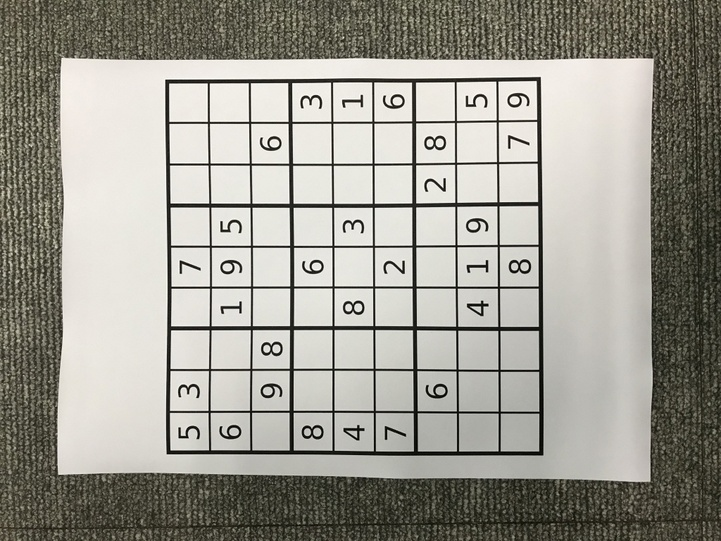
#> input picture sIMG_2164.jpg, 721 x 541 px, shrunk from 1024 x 768 before the run
$ jupyter execute chap154.ipynb
#> lines starting #> are read from the running program, lines starting #| are printed output that depends on the picture
#### 1.5.4 Introduction to SIFT(Scale-Invariant Feature Transform)

[cell 1]
import cv2
import numpy as np
from matplotlib import pyplot as plt

[cell 2]
img = cv2.imread('sIMG_2164.jpg')
#> img is the input picture: shape (541, 721, 3); mean B, G, R 146.1, 155.2, 157.1
gray= cv2.cvtColor(img,cv2.COLOR_BGR2GRAY)
sift = cv2.SIFT_create()
kp, des = sift.detectAndCompute(gray,None)
#> kp = 4990 keypoints; strongest (x, y, size): (485, 106, 1.9), (509, 147, 1.9), (344, 106, 1.8), (528, 143, 2)
img=cv2.drawKeypoints(gray,kp, img)
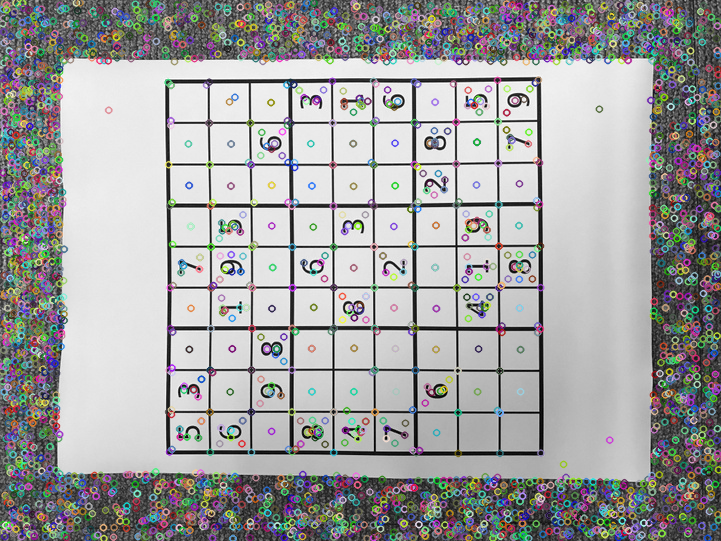
#> img: shape (541, 721, 3); mean B, G, R 160.6, 160.6, 160.4
cv2.imwrite('sift_keypoints.jpg',img)
plt.imshow(img)

[cell 3]
img = cv2.imread('view1.png')
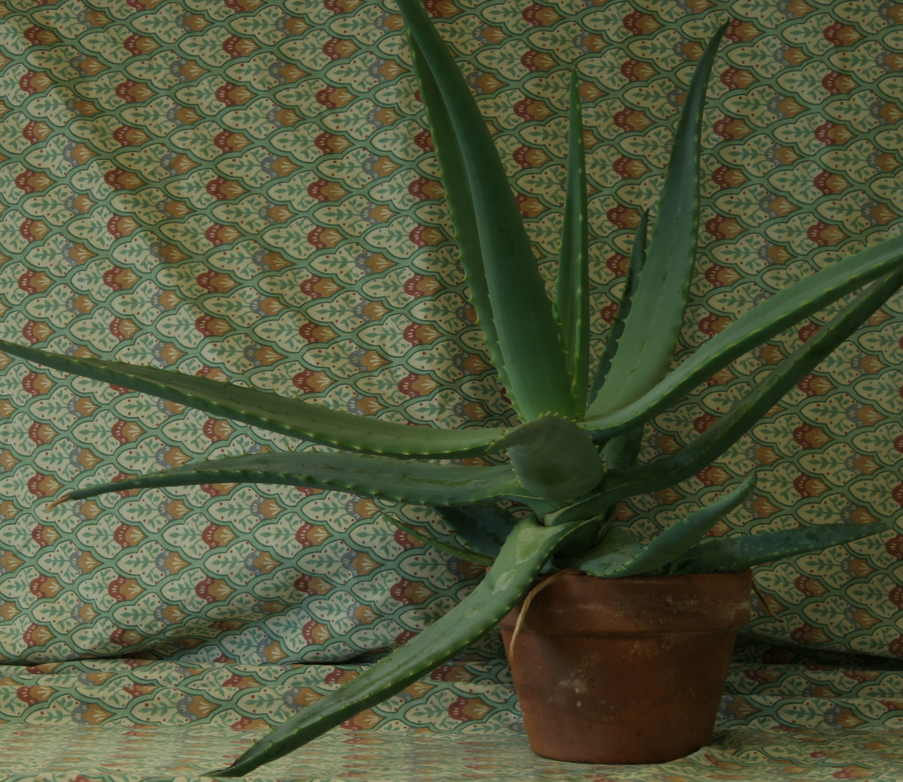
#> input picture view1.png, 903 x 782 px, shrunk from 1282 x 1110 before the run
#> img is the input picture: shape (782, 903, 3); mean B, G, R 58.9, 86.1, 80.9
gray= cv2.cvtColor(img,cv2.COLOR_BGR2GRAY)
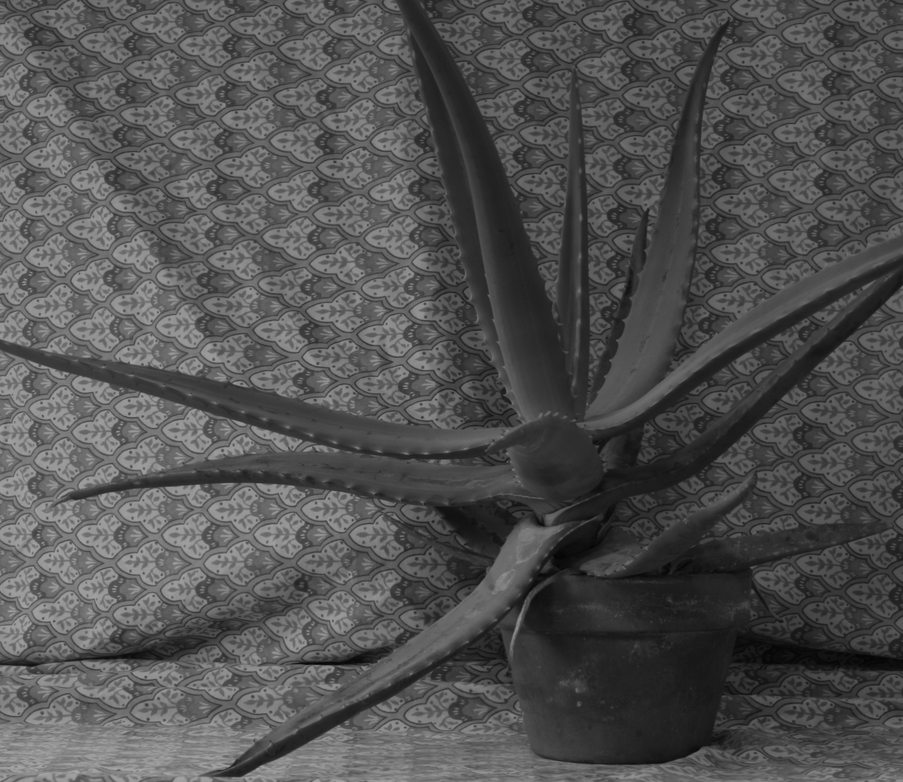
#> gray: shape (782, 903); min 3, max 168, mean 81.5
sift = cv2.SIFT_create()
kp, des = sift.detectAndCompute(gray,None)
#> kp = 10247 keypoints; strongest (x, y, size): (198, 486, 3.3), (332, 668, 3.4), (130, 452, 1.9), (222, 450, 1.9)
img=cv2.drawKeypoints(gray,kp, img)
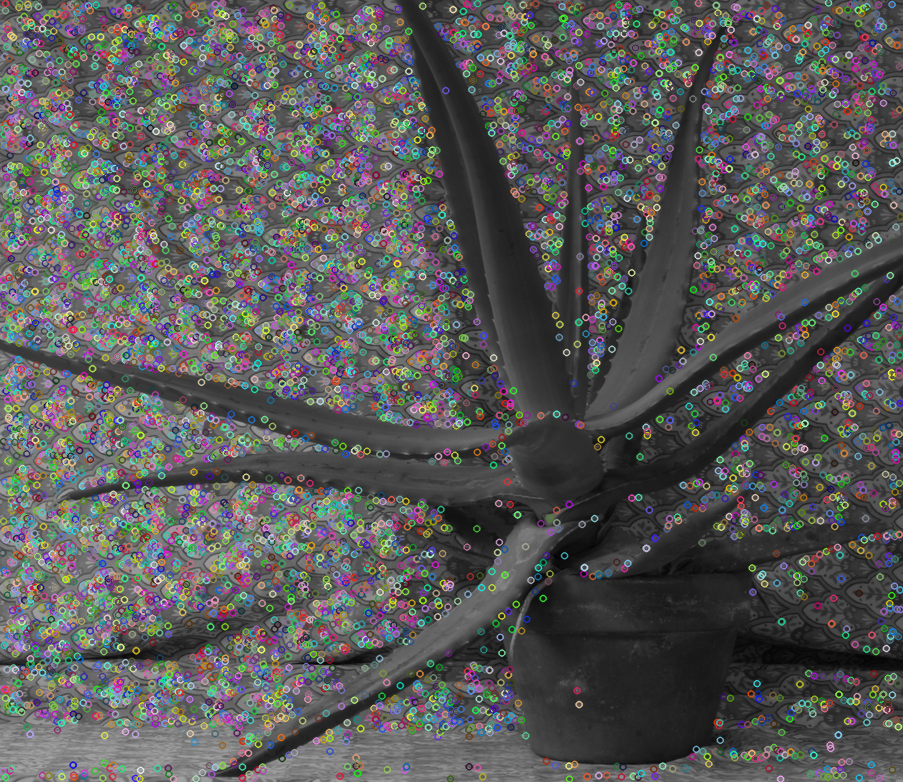
#> img: shape (782, 903, 3); mean B, G, R 88.4, 88.9, 88.7
cv2.imwrite('sift_view1.jpg',img)
plt.imshow(img)
